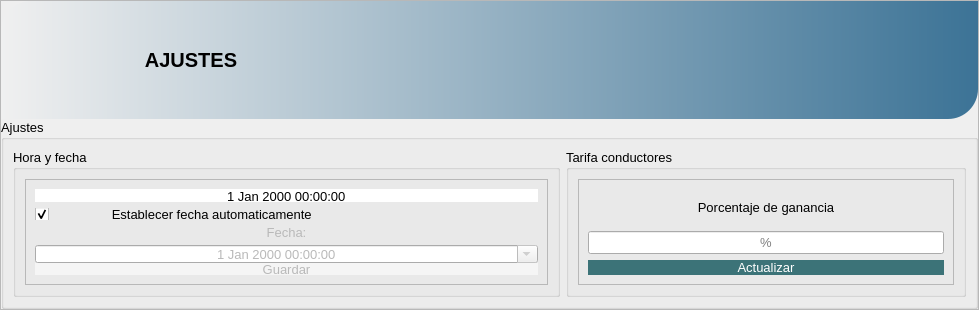
                   <widget class="QFrame" name="frame_82">
                    <property name="maximumSize">
                     <size>
                      <width>16777215</width>
                      <height>350</height>
                     </size>
                    </property>
                    <property name="frameShape">
                     <enum>QFrame::StyledPanel</enum>
                    </property>
                    <property name="frameShadow">
                     <enum>QFrame::Raised</enum>
                    </property>
                    <layout class="QVBoxLayout" name="verticalLayout_61">
                     <property name="spacing">
                      <number>0</number>
                     </property>
                     <property name="leftMargin">
                      <number>0</number>
                     </property>
                     <property name="topMargin">
                      <number>0</number>
                     </property>
                     <property name="rightMargin">
                      <number>0</number>
                     </property>
                     <property name="bottomMargin">
                      <number>0</number>
                     </property>
                     <item>
                      <widget class="QGroupBox" name="groupBox_52">
                       <property name="maximumSize">
                        <size>
                         <width>16777215</width>
                         <height>156</height>
                        </size>
                       </property>
                       <property name="font">
                        <font>
                         <family>Arial</family>
                         <pointsize>12</pointsize>
                         <weight>75</weight>
                         <bold>true</bold>
                        </font>
                       </property>
                       <property name="styleSheet">
                        <string notr="true">background-color: qlineargradient(spread:pad, x1:0, y1:0, x2:1, y2:0, stop:0 rgba(240, 240, 240, 255), stop:1 rgba(60, 115, 150, 255));
border-top-left-radius:30px;
 border-bottom-right-radius:30px;
</string>
                       </property>
                       <property name="title">
                        <string/>
                       </property>
                       <layout class="QHBoxLayout" name="horizontalLayout_44">
                        <item>
                         <widget class="QLabel" name="label_127">
                          <property name="minimumSize">
                           <size>
                            <width>100</width>
                            <height>100</height>
                           </size>
                          </property>
                          <property name="maximumSize">
                           <size>
                            <width>100</width>
                            <height>100</height>
                           </size>
                          </property>
                          <property name="styleSheet">
                           <string notr="true">background-color: rgba(0, 0, 0, 0);</string>
                          </property>
                          <property name="text">
                           <string/>
                          </property>
                          <property name="pixmap">
                           <pixmap>images/1522158.png</pixmap>
                          </property>
                          <property name="scaledContents">
                           <bool>true</bool>
                          </property>
                         </widget>
                        </item>
                        <item>
                         <widget class="QLabel" name="label_128">
                          <property name="minimumSize">
                           <size>
                            <width>150</width>
                            <height>0</height>
                           </size>
                          </property>
                          <property name="maximumSize">
                           <size>
                            <width>81</width>
                            <height>31</height>
                           </size>
                          </property>
                          <property name="font">
                           <font>
                            <pointsize>15</pointsize>
                            <weight>75</weight>
                            <bold>true</bold>
                           </font>
                          </property>
                          <property name="autoFillBackground">
                           <bool>false</bool>
                          </property>
                          <property name="styleSheet">
                           <string notr="true">background-color: rgba(0, 0, 0, 0);
color: rgb(0, 0, 0);</string>
                          </property>
                          <property name="text">
                           <string>AJUSTES</string>
                          </property>
                          <property name="alignment">
                           <set>Qt::AlignCenter</set>
                          </property>
                         </widget>
                        </item>
                        <item>
                         <spacer name="horizontalSpacer_58">
                          <property name="orientation">
                           <enum>Qt::Horizontal</enum>
                          </property>
                          <property name="sizeHint" stdset="0">
                           <size>
                            <width>607</width>
                            <height>20</height>
                           </size>
                          </property>
                         </spacer>
                        </item>
                        <item>
                         <widget class="QLabel" name="label_129">
                          <property name="sizePolicy">
                           <sizepolicy hsizetype="Expanding" vsizetype="Expanding">
                            <horstretch>0</horstretch>
                            <verstretch>0</verstretch>
                           </sizepolicy>
                          </property>
                          <property name="minimumSize">
                           <size>
                            <width>90</width>
                            <height>90</height>
                           </size>
                          </property>
                          <property name="maximumSize">
                           <size>
                            <width>90</width>
                            <height>90</height>
                           </size>
                          </property>
                          <property name="styleSheet">
                           <string notr="true">background-color: rgba(0, 0, 0,0);</string>
                          </property>
                          <property name="text">
                           <string/>
                          </property>
                          <property name="pixmap">
                           <pixmap>images/1835942.png</pixmap>
                          </property>
                          <property name="scaledContents">
                           <bool>true</bool>
                          </property>
                          <property name="alignment">
                           <set>Qt::AlignCenter</set>
                          </property>
                         </widget>
                        </item>
                       </layout>
                      </widget>
                     </item>
                     <item>
                      <widget class="QGroupBox" name="groupBox_53">
                       <property name="maximumSize">
                        <size>
                         <width>16777215</width>
                         <height>190</height>
                        </size>
                       </property>
                       <property name="font">
                        <font>
                         <pointsize>10</pointsize>
                        </font>
                       </property>
                       <property name="title">
                        <string>Ajustes</string>
                       </property>
                       <layout class="QHBoxLayout" name="horizontalLayout_45">
                        <item>
                         <widget class="QGroupBox" name="groupBox_54">
                          <property name="title">
                           <string>Hora y fecha</string>
                          </property>
                          <layout class="QGridLayout" name="gridLayout_59">
                           <item row="0" column="0">
                            <widget class="QFrame" name="frame_83">
                             <property name="frameShape">
                              <enum>QFrame::StyledPanel</enum>
                             </property>
                             <property name="frameShadow">
                              <enum>QFrame::Raised</enum>
                             </property>
                             <layout class="QVBoxLayout" name="verticalLayout_62">
                              <item>
                               <widget class="QDateTimeEdit" name="dateTimeEdit_4">
                                <property name="frame">
                                 <bool>false</bool>
                                </property>
                                <property name="alignment">
                                 <set>Qt::AlignCenter</set>
                                </property>
                                <property name="readOnly">
                                 <bool>true</bool>
                                </property>
                                <property name="buttonSymbols">
                                 <enum>QAbstractSpinBox::NoButtons</enum>
                                </property>
                               </widget>
                              </item>
                              <item>
                               <widget class="QCheckBox" name="checkBox_2">
                                <property name="layoutDirection">
                                 <enum>Qt::LeftToRight</enum>
                                </property>
                                <property name="autoFillBackground">
                                 <bool>false</bool>
                                </property>
                                <property name="text">
                                 <string>                Establecer fecha automaticamente</string>
                                </property>
                                <property name="checked">
                                 <bool>true</bool>
                                </property>
                               </widget>
                              </item>
                              <item>
                               <widget class="QLabel" name="ajustes_fecha_label_2">
                                <property name="styleSheet">
                                 <string notr="true">color: rgb(185, 185, 185);</string>
                                </property>
                                <property name="frameShape">
                                 <enum>QFrame::NoFrame</enum>
                                </property>
                                <property name="frameShadow">
                                 <enum>QFrame::Sunken</enum>
                                </property>
                                <property name="text">
                                 <string>Fecha:</string>
                                </property>
                                <property name="textFormat">
                                 <enum>Qt::AutoText</enum>
                                </property>
                                <property name="scaledContents">
                                 <bool>false</bool>
                                </property>
                                <property name="alignment">
                                 <set>Qt::AlignCenter</set>
                                </property>
                                <property name="wordWrap">
                                 <bool>false</bool>
                                </property>
                                <property name="textInteractionFlags">
                                 <set>Qt::NoTextInteraction</set>
                                </property>
                               </widget>
                              </item>
                              <item>
                               <widget class="QDateTimeEdit" name="ajustes_fecha_TimeEdit_2">
                                <property name="minimumSize">
                                 <size>
                                  <width>0</width>
                                  <height>18</height>
                                 </size>
                                </property>
                                <property name="styleSheet">
                                 <string notr="true">color: rgb(185, 185, 185);</string>
                                </property>
                                <property name="wrapping">
                                 <bool>false</bool>
                                </property>
                                <property name="frame">
                                 <bool>true</bool>
                                </property>
                                <property name="alignment">
                                 <set>Qt::AlignCenter</set>
                                </property>
                                <property name="readOnly">
                                 <bool>true</bool>
                                </property>
                                <property name="buttonSymbols">
                                 <enum>QAbstractSpinBox::UpDownArrows</enum>
                                </property>
                                <property name="keyboardTracking">
                                 <bool>true</bool>
                                </property>
                                <property name="showGroupSeparator" stdset="0">
                                 <bool>false</bool>
                                </property>
                                <property name="calendarPopup">
                                 <bool>true</bool>
                                </property>
                               </widget>
                              </item>
                              <item>
                               <widget class="QPushButton" name="btn_actualizar_fecha_2">
                                <property name="styleSheet">
                                 <string notr="true">QPushButton{
	border:none;
	background-color: rgb(245, 245, 245);
	
	color: rgb(185, 185, 185);
}
QPushButton:hover{
	
	background-color: rgb(245, 245, 245);
}</string>
                                </property>
                                <property name="text">
                                 <string>Guardar</string>
                                </property>
                                <property name="checkable">
                                 <bool>false</bool>
                                </property>
                                <property name="checked">
                                 <bool>false</bool>
                                </property>
                                <property name="default">
                                 <bool>false</bool>
                                </property>
                                <property name="flat">
                                 <bool>false</bool>
                                </property>
                               </widget>
                              </item>
                             </layout>
                            </widget>
                           </item>
                          </layout>
                         </widget>
                        </item>
                        <item>
                         <widget class="QGroupBox" name="groupBox_55">
                          <property name="maximumSize">
                           <size>
                            <width>400</width>
                            <height>16777215</height>
                           </size>
                          </property>
                          <property name="title">
                           <string>Tarifa conductores</string>
                          </property>
                          <layout class="QGridLayout" name="gridLayout_60">
                           <item row="0" column="0">
                            <widget class="QFrame" name="frame_84">
                             <property name="frameShape">
                              <enum>QFrame::StyledPanel</enum>
                             </property>
                             <property name="frameShadow">
                              <enum>QFrame::Raised</enum>
                             </property>
                             <layout class="QVBoxLayout" name="verticalLayout_63">
                              <item>
                               <widget class="QLabel" name="label_130">
                                <property name="text">
                                 <string>Porcentaje de ganancia</string>
                                </property>
                                <property name="alignment">
                                 <set>Qt::AlignCenter</set>
                                </property>
                               </widget>
                              </item>
                              <item>
                               <widget class="QLineEdit" name="ledt_costo_10">
                                <property name="alignment">
                                 <set>Qt::AlignCenter</set>
                                </property>
                                <property name="placeholderText">
                                 <string>%</string>
                                </property>
                               </widget>
                              </item>
                              <item>
                               <widget class="QPushButton" name="btn_actualizar_costo_10">
                                <property name="styleSheet">
                                 <string notr="true">QPushButton{
		border:none;
        color: rgb(255, 255, 255);
        background-color:  rgb(60, 115, 120);
}
QPushButton:hover{
	 background-color: rgb(0, 85, 120);
}
</string>
                                </property>
                                <property name="text">
                                 <string>Actualizar</string>
                                </property>
                                <property name="checkable">
                                 <bool>false</bool>
                                </property>
                                <property name="checked">
                                 <bool>false</bool>
                                </property>
                                <property name="default">
                                 <bool>false</bool>
                                </property>
                                <property name="flat">
                                 <bool>false</bool>
                                </property>
                               </widget>
                              </item>
                             </layout>
                            </widget>
                           </item>
                          </layout>
                         </widget>
                        </item>
                       </layout>
                      </widget>
                     </item>
                    </layout>
                   </widget>
